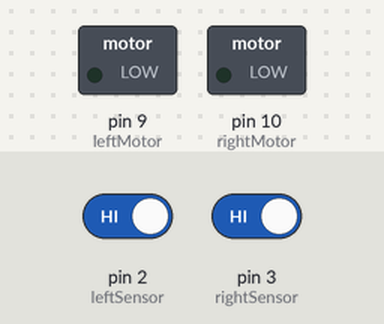
The sketch below on a simulated Arduino Uno, built with avr-gcc and run on an emulated ATmega328P. Parts: switched loads named in the sketch (green lamp = pin HIGH). The inputs (shaded band) are chosen by the test bench; at power-on: pin 2 (leftSensor) HIGH, pin 3 (rightSensor) HIGH.

Above: at 1.2 s.
1.3 s: pin 2 (leftSensor) driven LOW
At 1.8 s:
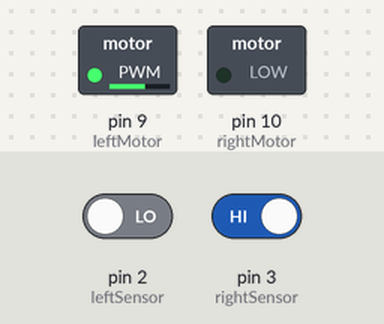
2.8 s: pin 3 (rightSensor) driven LOW
At 4.0 s:
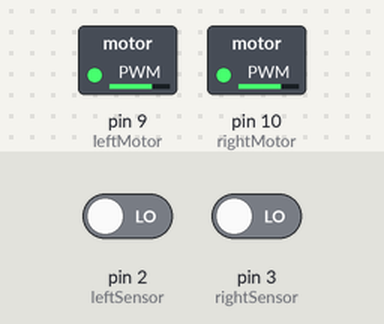
4.3 s: pin 2 (leftSensor) driven HIGH
At 5.3 s:
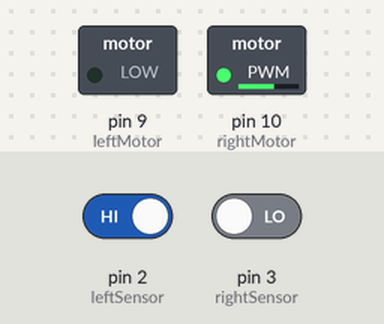
Timing chart, 0 to 7.3 s (numbered marks = the images above; inputs shaded):
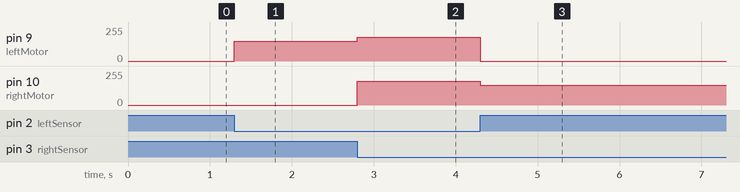

Measured:
- after the input at 1.3 s, pin 9 (leftMotor): 0/255 → 150/255 at once
- after the input at 2.8 s, pin 9 (leftMotor): 150/255 → 180/255 at once; pin 10 (rightMotor): 0/255 → 180/255 at once
- after the input at 4.3 s, pin 9 (leftMotor): 180/255 → 0/255 at once; pin 10 (rightMotor): 180/255 → 150/255 at once

The sketch:

line_follower.ino
```cpp
// Robot suiveur de ligne simple avec deux capteurs IR.
// A adapter selon les capteurs : parfois noir = LOW, parfois noir = HIGH.

const int leftSensor = 2;
const int rightSensor = 3;
const int leftMotor = 9;
const int rightMotor = 10;

const int normalSpeed = 180;
const int turnSpeed = 150;

void setup()
{
  pinMode(leftSensor, INPUT);
  pinMode(rightSensor, INPUT);
  pinMode(leftMotor, OUTPUT);
  pinMode(rightMotor, OUTPUT);
}

void drive(int leftSpeed, int rightSpeed)
{
  analogWrite(leftMotor, leftSpeed);
  analogWrite(rightMotor, rightSpeed);
}

void loop()
{
  int leftValue = digitalRead(leftSensor);
  int rightValue = digitalRead(rightSensor);

  if (leftValue == LOW && rightValue == LOW)
    drive(normalSpeed, normalSpeed);
  else if (leftValue == HIGH && rightValue == LOW)
    drive(0, turnSpeed);
  else if (leftValue == LOW && rightValue == HIGH)
    drive(turnSpeed, 0);
  else
    drive(0, 0);
}
```
